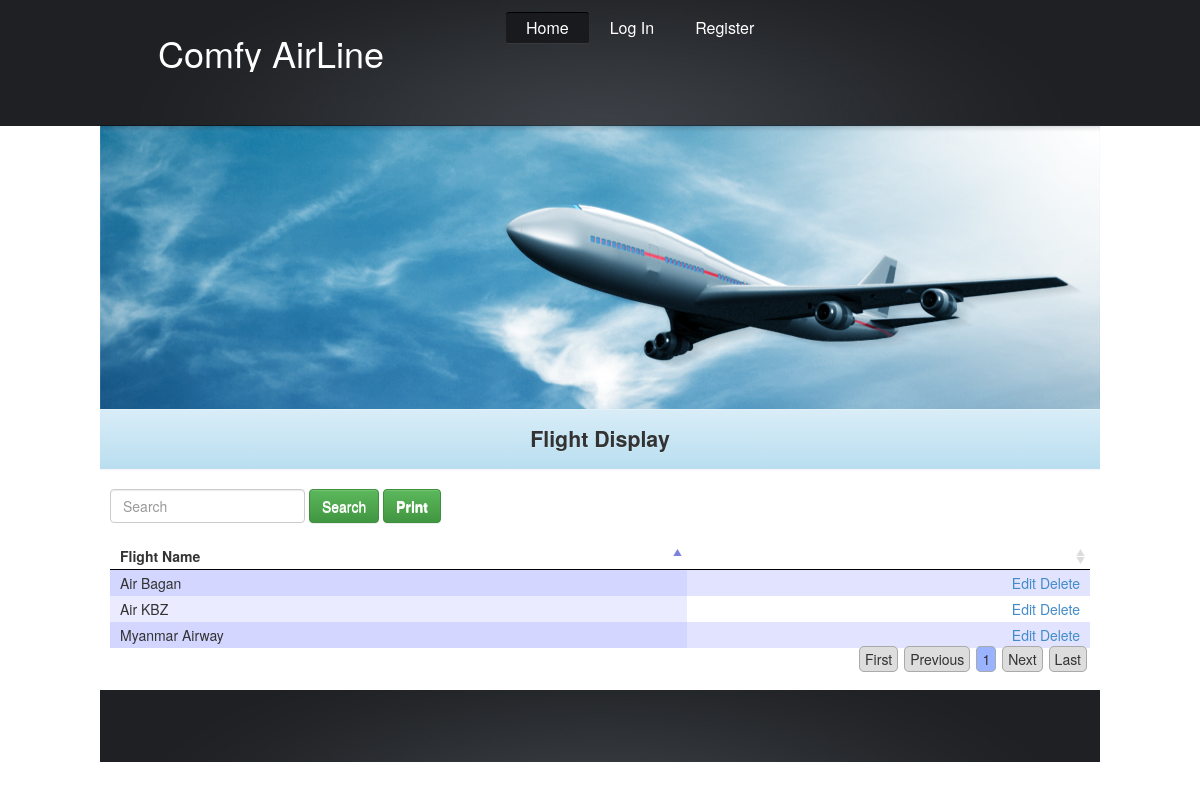
The page /flight-display.php on the database its author committed.
### tables this page shows
CREATE TABLE IF NOT EXISTS `flights` (
  `flight_id` varchar(15) NOT NULL,
  `name` varchar(50) NOT NULL,
  `remark` varchar(255) NOT NULL,
  PRIMARY KEY (`flight_id`)
);

### includes/flightHelper.php (called while the page is built, shortened)
<?php
class flightHelper {
    public static function selectAll() {
        $sql = "SELECT * " .
                "FROM flights " .
                "ORDER BY name";
        $result = mysql_query($sql) or die(mysql_error());
        $output=array();
        while ($row = mysql_fetch_array($result)) {
            $output[]=array(
                'flight_id'=>$row['flight_id'],
                'name'=>$row['name'],
                'remark'=>$row['remark']
            );
        }
        return $output;
    }
}
?>

### flight-display.php (the view, shortened to what this page needs)
<?php require_once ('includes/flightHelper.php'); ?>
<?php
if (isset($_POST['submitted'])) {
    if (isset($_POST['searchKey'])) {
        $searchKey = $_POST['searchKey'];
    }
    $flightData = flightHelper::searchFlight($searchKey);
} else {
    $flightData = flightHelper::selectAll();
}
?>
<?php include ('includes/header.php'); ?>
<link href="css/jquery.dataTables.css" rel="stylesheet" type="text/css" />
<div class="row">
    <div class="col-md-12">
        <form class="form-inline" id="search" name="search" action="flight-display.php" method="post" role="form" >
            <div class="form-group">
                <input type="text" id="searchKey" name="searchKey" class="form-control" value="<?php echo isset($_POST['searchKey']) ? $_POST['searchKey'] : "" ?>" maxlength="30" placeholder="Search"/>
            </div>
            <div class="form-group btn-row">
                <button type="submit" name="submitted" class="btn btn-default btn-success my-btn">Search</button>
                <?php
                $link = "print_flight.php";
                ?>
                <a href="<?php echo $link; ?>" target="_blank" class="btn btn-default btn-success my-btn">Print</a>
            </div>
        </form>
        <br/>
        <table id="flight-table">
            <thead>
            <th>Flight Name</th>
            <th></th>
            </thead>
            <tbody>
                <?php foreach ($flightData as $row) { ?>
                    <tr>
                        <td><?php echo $row['name']; ?></td>
                        <td class="action-column">
                            <a href="flights.php?flight_id=<?php echo $row['flight_id'];?>">Edit</a>
                            <a href="flights.php?flight_id=<?php echo $row['flight_id'];?>&action=delete" class="delete-link">Delete</a>
                        </td>
                    </tr>
                <?php } ?>
            </tbody>
        </table>
    </div>
</div>
<?php include ('includes/footer.php'); ?>

### css/style.css (style rules this page uses)
body { background:#fff; border:0; font:14px Arial, Helvetica, sans-serif; color:#3c4046; line-height:20px; min-width:1000px; }
a { color:#1e749a; text-decoration:underline; outline:none; }
a { outline:none; }

### css/custom-style.css (style rules this page uses)
a.btn, a.btn:link, a.btn:visited { color: #FFFFFF; font-weight:bold; }
table .action-column { text-align:right; }

### rows shown on the page
flights: name "Air Bagan"
flights: name "Air KBZ"
flights: name "Myanmar Airway"

### other values the page prints
$pageTitle "Flight Display"
